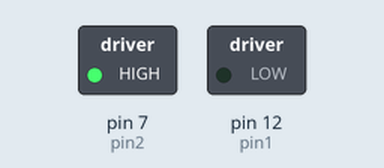
Bench run of a sketch on a simulated Arduino Uno, built with avr-gcc and run on an emulated ATmega328P. Parts: switched loads named in the sketch (green lamp = pin HIGH).

Above: at 0.1 s.
Timing chart, 0 to 1.6 s (numbered marks = the images above):
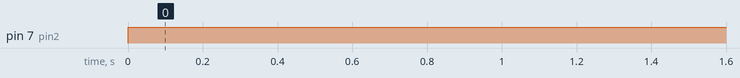

Measured:
- by itself, pin 7 (pin2): LOW → HIGH at 0.00 s

The sketch:

DC_motor_code.ino
```cpp
int pin1=12;
int pin2=7;

void setup()
{
    pinMode(pin1, OUTPUT);
    pinMode(pin2, OUTPUT);

}

void loop()
{
  digitalWrite(pin1, LOW);
  digitalWrite(pin2, HIGH);
  // clock-wise motion

}
```
